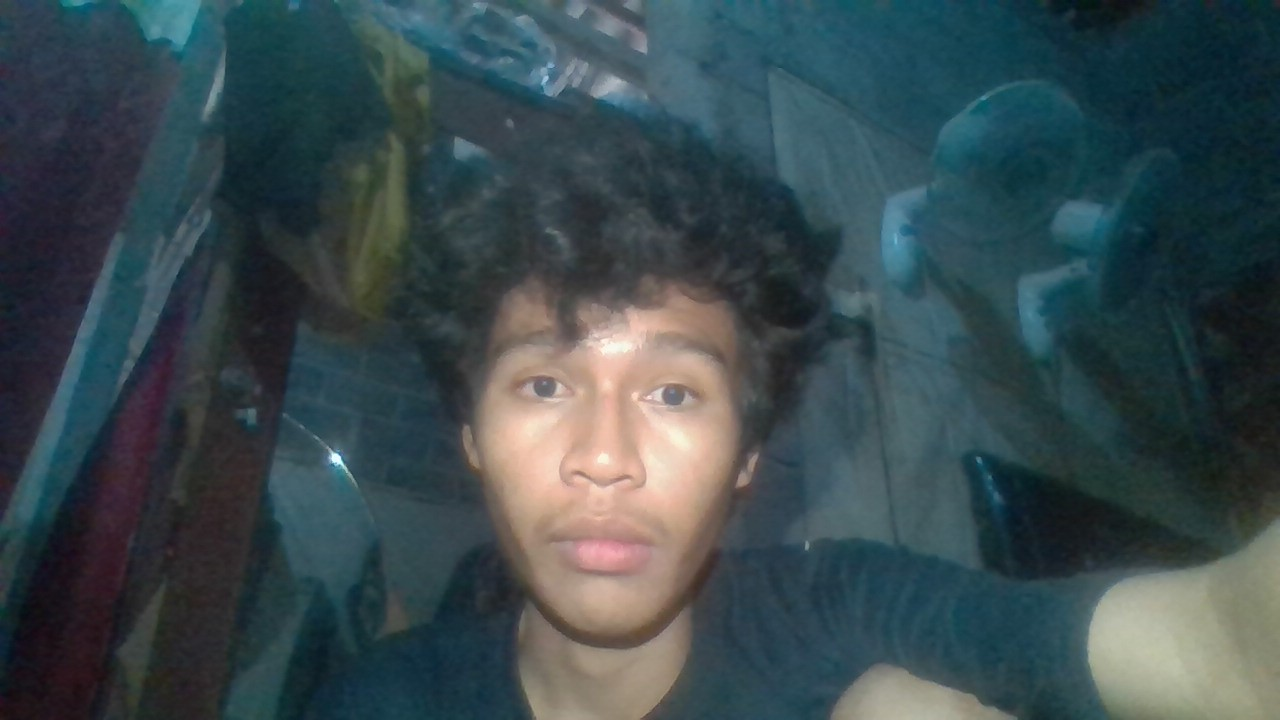
#> input picture ProjekAljabar/test/WIN_20260608_02_32_13_Pro.jpg, 1280 x 720 px; its folder holds 3 pictures in this run
$ python Implementasi_Deteksi_Kemiripan_Wajah.py
#> lines starting #> are read from the running program, lines starting #| are printed output that depends on the picture
import cv2
import numpy as np
import os
import matplotlib.pyplot as plt

from PIL import Image
from io import BytesIO
from sklearn.metrics.pairwise import cosine_similarity
from scipy.spatial.distance import euclidean

# =========================
# kompresi gambar dengan PCA-SVD
# =========================

folder_input = "test"  # folder input untuk gambar yang akan diuji
folder_output = "hasil_kompresi"  # folder output untuk menyimpan hasil kompresi

os.makedirs(folder_output, exist_ok=True)

for file in os.listdir(folder_input):

    if file.lower().endswith((".jpg", ".jpeg", ".png")):

        file_gambar = os.path.join(folder_input, file)

        gambar = Image.open(file_gambar).convert("L")
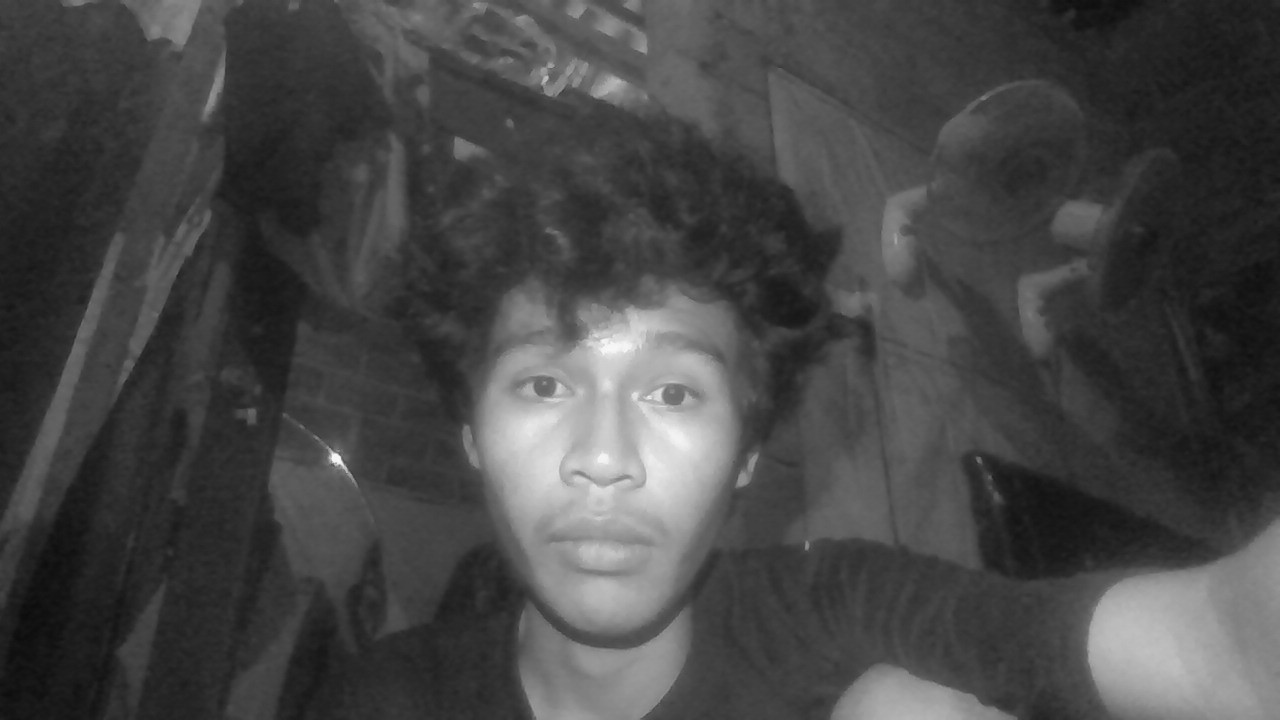
#> gambar: PIL image 1280x720 L; min 11, max 251, mean 70.4

        matriks_gambar = np.array(gambar).astype(float)

        matriks_normal = matriks_gambar / 255.0

        mean = np.mean(matriks_normal, axis=0)
#> mean = 1280 values, max 0.531 at index 608, min 0.155 at index 13, mean 0.276

        data_centered = matriks_normal - mean
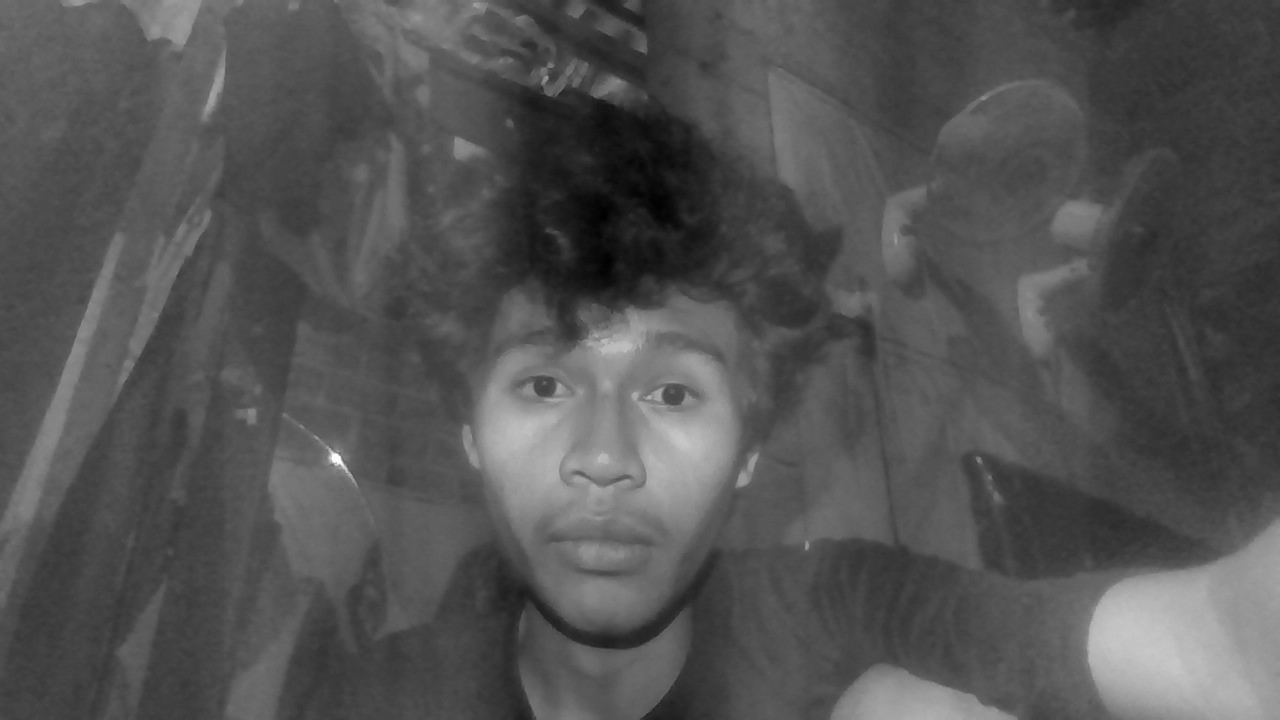
#> data_centered: shape (720, 1280) float64; min -0.359, max 0.732, mean -4.55e-16; drawn with min black and max white

        kovarians = np.cov(data_centered, rowvar=False)
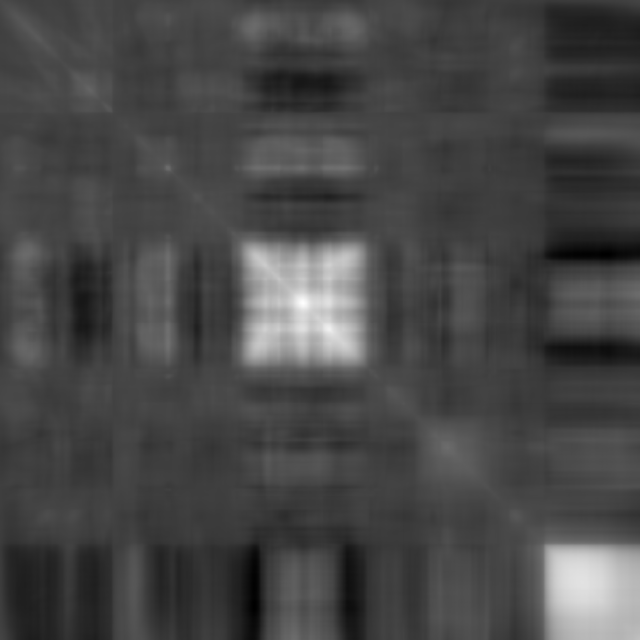
#> kovarians: shape (1280, 1280) float64 (shown at 1/2 size); min -0.018, max 0.052, mean 0.00155; drawn with min black and max white

        eigen_values, eigen_vectors = np.linalg.eigh(kovarians)
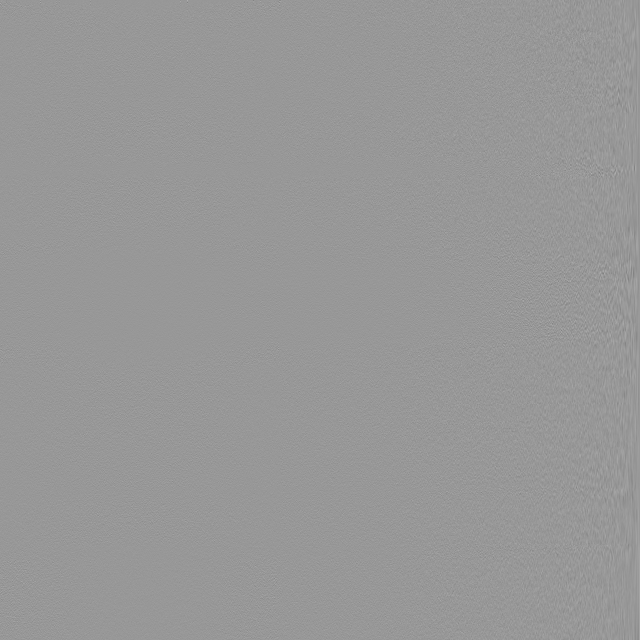
#> eigen_vectors: shape (1280, 1280) float64 (shown at 1/2 size); min -0.642, max 0.436, mean -3.28e-06; drawn with min black and max white
#> eigen_values = 1280 values from -3.9e-16 to 8.19

        urutan = np.argsort(eigen_values)[::-1]
#> urutan = 1280 values, max 1279 at index 0, min 0 at index 1279, mean 639.5

        eigen_vectors = eigen_vectors[:, urutan]

        jumlah_komponen = 50

        komponen_utama = eigen_vectors[:, :jumlah_komponen]
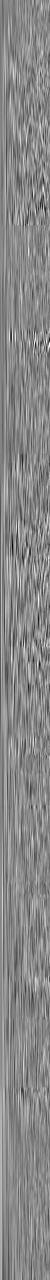
#> komponen_utama: shape (1280, 50) float64; min -0.16, max 0.139, mean 9.84e-05; drawn with min black and max white

        hasil_pca = np.dot(data_centered, komponen_utama)
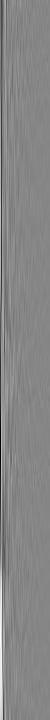
#> hasil_pca: shape (720, 50) float64; min -5.41, max 4.85, mean -1.29e-16; drawn with min black and max white

        rekonstruksi = np.dot(hasil_pca, komponen_utama.T) + mean

        rekonstruksi = np.clip(rekonstruksi * 255, 0, 255).astype(np.uint8)

        size_asli = os.path.getsize(file_gambar)

        if size_asli < 1024 * 1024:
            size_text = f"{size_asli/1024:.2f} KB"
        else:
            size_text = f"{size_asli/(1024*1024):.2f} MB"

        output_file = os.path.join(folder_output, file)

        Image.fromarray(rekonstruksi).save(output_file)

        size_kompresi = os.path.getsize(output_file)

        if size_kompresi < 1024 * 1024:
            size_kompresi_text = f"{size_kompresi/1024:.2f} KB"
        else:
            size_kompresi_text = f"{size_kompresi/(1024*1024):.2f} MB"

        pengurangan = (size_asli - size_kompresi) / size_asli * 100

        print("=========================")
        print(f"Memprose File : {file}")
        print(f"Ukuran Sebelum dikompresi : {size_text}")
        print(f"Ukuran Setelah dikompresi : {size_kompresi_text}")
        print(f"Persentase Pengurangan : {pengurangan:.2f}%")
        print(f"File disimpan di : {output_file}\n")
#> pass 2 of the loop `for file in os.listdir(folder_input):`:
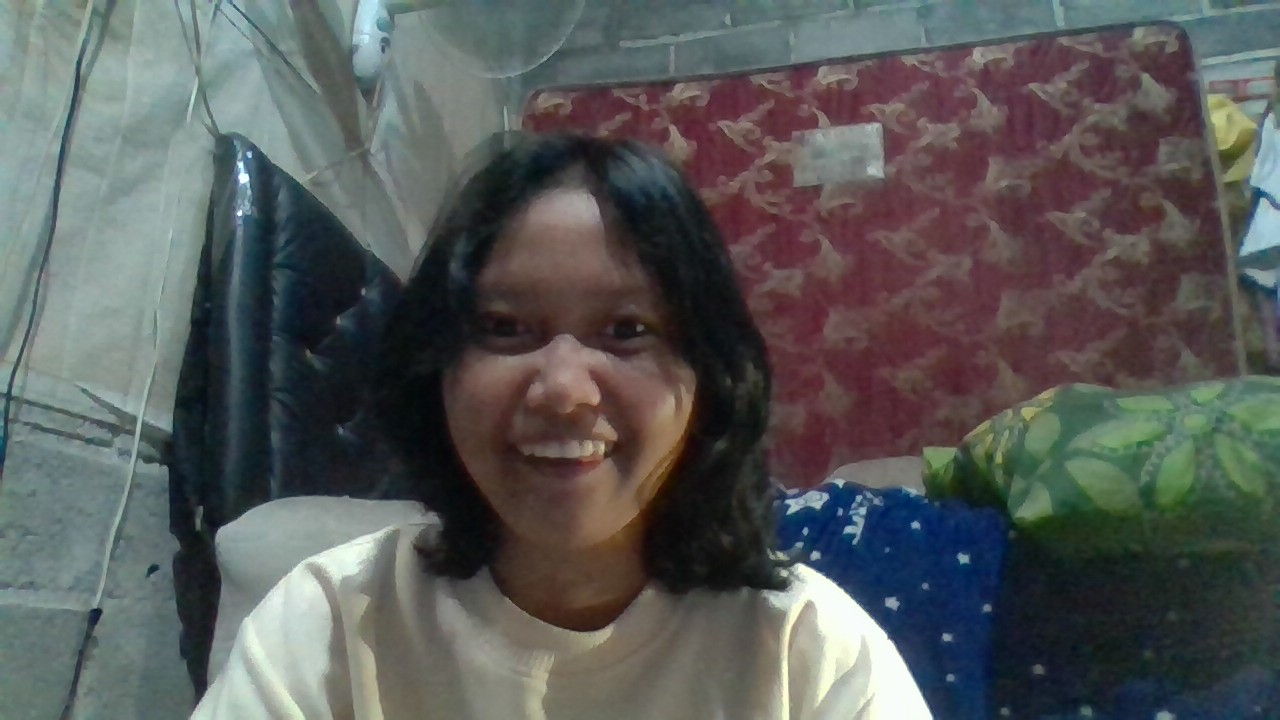
#> input picture ProjekAljabar/test/WIN_20260621_18_10_28_Pro.jpg, 1280 x 720 px
#> mean = 1280 values, max 0.55 at index 137, min 0.198 at index 709, mean 0.349
#> `eigen_values, eigen_vectors = np.linalg.eigh(kovarians)`:
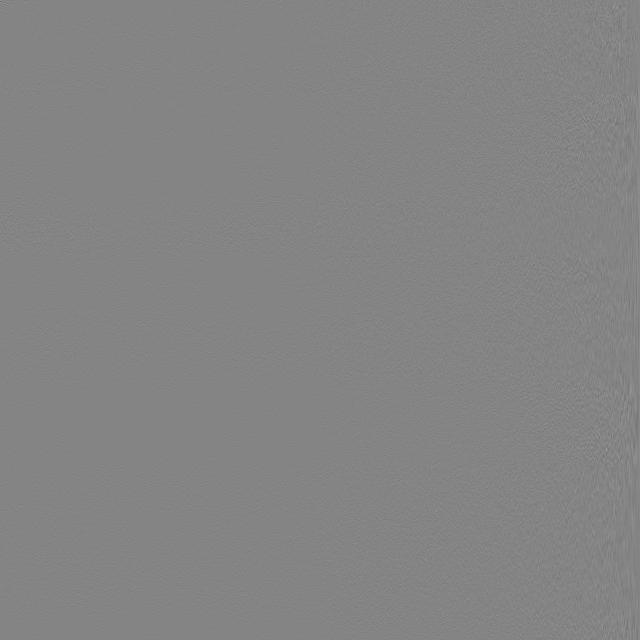
#> eigen_vectors: shape (1280, 1280) float64 (shown at 1/2 size); min -0.643, max 0.596, mean 1.86e-05; drawn with min black and max white
#> eigen_values = 1280 values from -9.19e-16 to 15.38
#> `hasil_pca = np.dot(data_centered, komponen_utama)`:
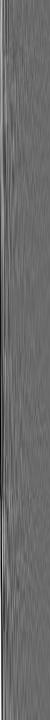
#> hasil_pca: shape (720, 50) float64; min -5.2, max 7.14, mean -4.45e-16; drawn with min black and max white
#> pass 3 of the loop `for file in os.listdir(folder_input):`:
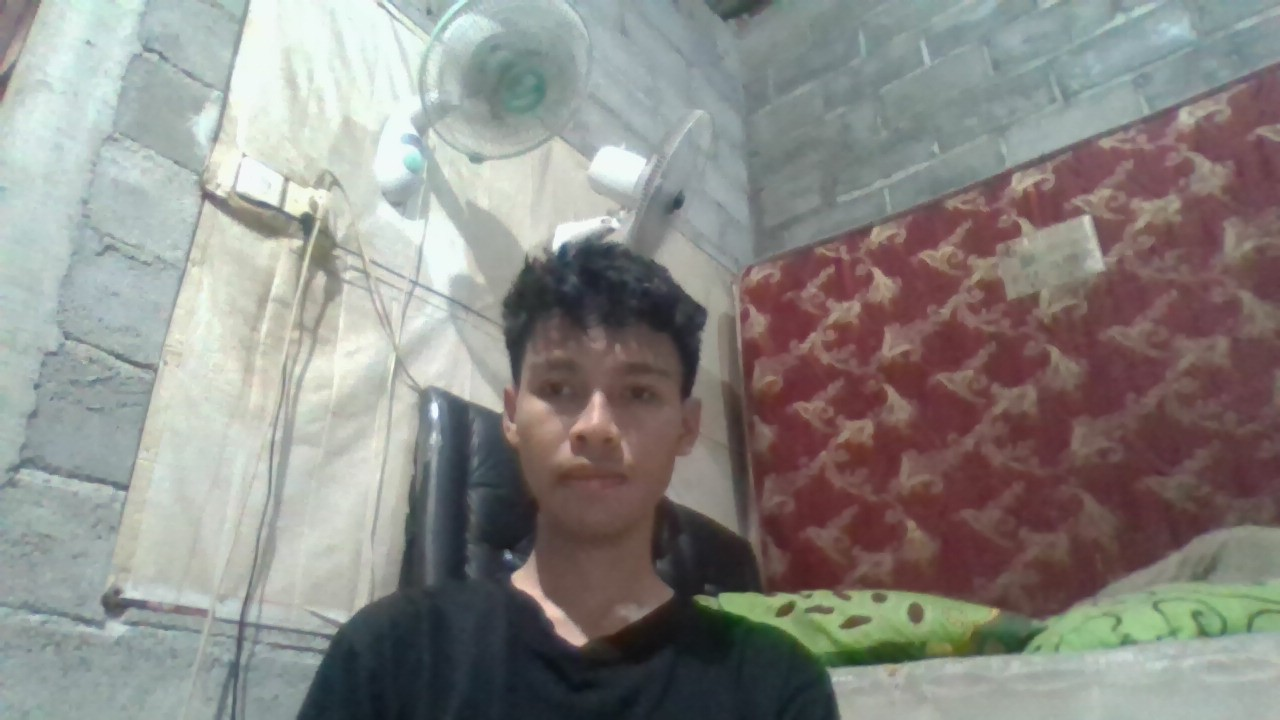
#> input picture ProjekAljabar/test/WIN_20260622_18_37_49_Pro.jpg, 1280 x 720 px
#> mean = 1280 values, max 0.782 at index 208, min 0.359 at index 783, mean 0.536
#> `eigen_values, eigen_vectors = np.linalg.eigh(kovarians)`:
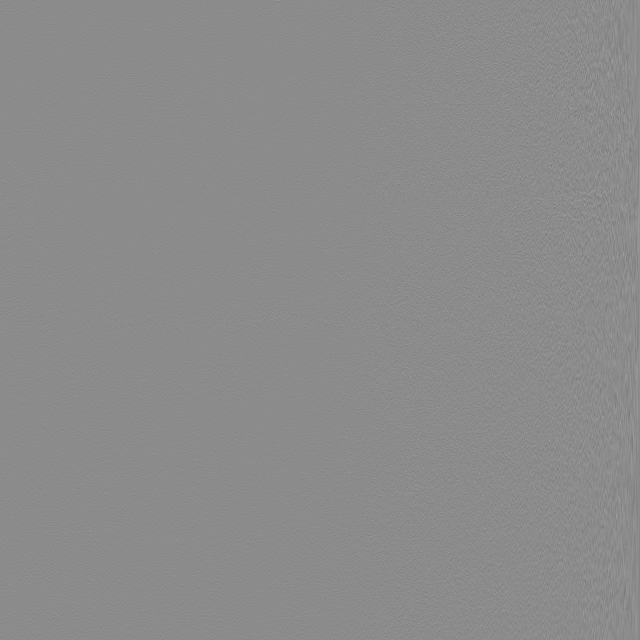
#> eigen_vectors: shape (1280, 1280) float64 (shown at 1/2 size); min -0.612, max 0.505, mean -2.78e-06; drawn with min black and max white
#> eigen_values = 1280 values from -8.61e-16 to 19.88
#> `hasil_pca = np.dot(data_centered, komponen_utama)`:
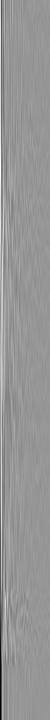
#> hasil_pca: shape (720, 50) float64; min -9.26, max 6.45, mean -1.2e-16; drawn with min black and max white

# =========================
# DETEKSI KEMIRIPAN DENGAN PCA
# =========================
IMG_SIZE = (100, 100)  # ukuran gambar yang akan digunakan untuk deteksi kemiripan


# [11 lines left out: function preprocess_image, not called in this run]


def load_dataset(dataset_path):
    data = []
    labels = []
    filenames = []

#> (the run stopped early here; a loop or call above may not have finished)
